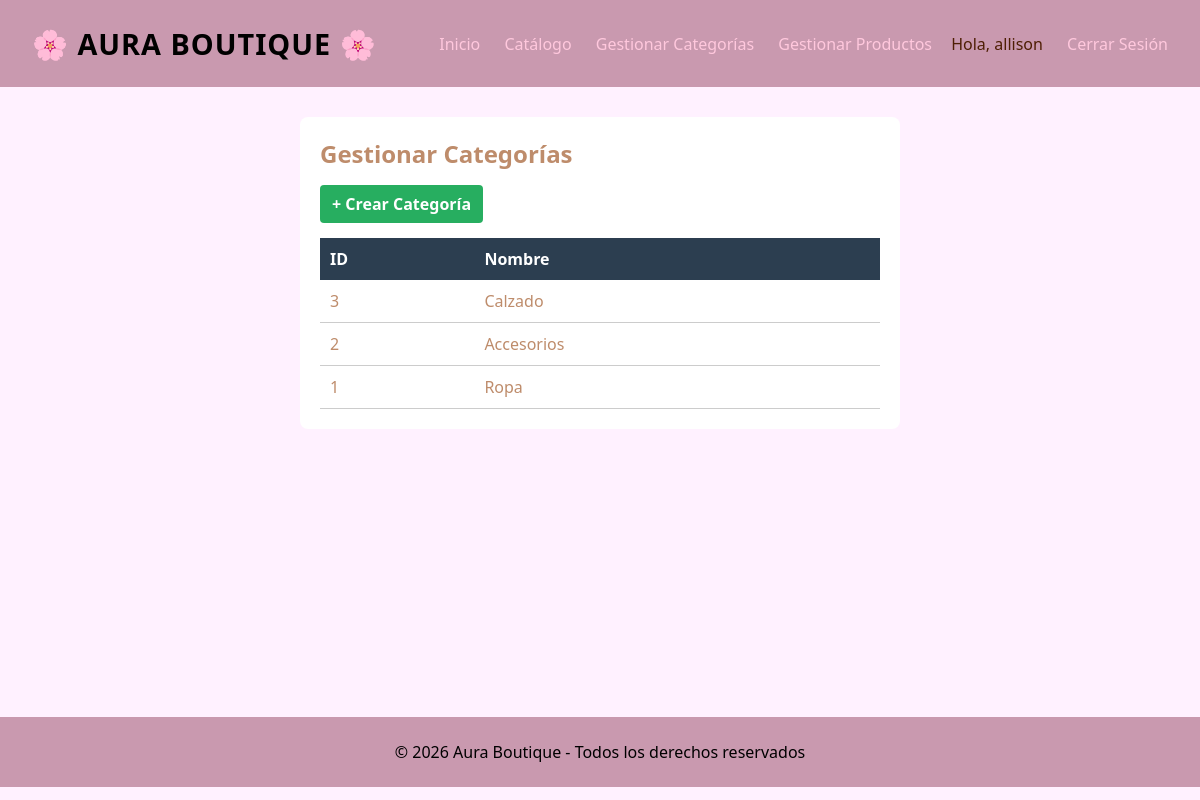
Page /categoria/index (signed in) on the committed database.
### tables this page shows
CREATE TABLE `categorias` (
  `id_categoria` int(10) UNSIGNED NOT NULL,
  `nombre` varchar(100) NOT NULL,
  `descripcion` varchar(255) DEFAULT NULL,
  `estado` enum('activo','inactivo') NOT NULL DEFAULT 'activo',
  `fecha_creacion` timestamp NOT NULL DEFAULT current_timestamp()
);

### config/db.php (called while the page is built)
<?php
class Database {
    public static function connect() {
        $db = new mysqli('localhost', 'root', '', 'aura_boutique');
        $db->query("SET NAMES 'utf8'");
        return $db;
    }
}

### models/categoria.php (called while the page is built, shortened)
<?php
require_once 'config/db.php';
class Categoria {
    private $db;
    public function __construct() {
        $this->db = Database::connect();
    }
    public function getAll() {
        $categorias = $this->db->query("SELECT * FROM categorias ORDER BY id_categoria DESC;");
        return $categorias;
    }
}

### views/categoria/index.php (the view)
<div style="max-width: 600px; margin: 0 auto; background: white; padding: 20px; border-radius: 8px;">
    <h2 style="margin-bottom: 15px;">Gestionar Categorías</h2>
    <a href="<?=base_url?>categoria/crear" style="display: inline-block; background: #27ae60; color: white; padding: 8px 12px; text-decoration: none; border-radius: 4px; margin-bottom: 15px; font-weight: bold;">+ Crear Categoría</a>
    <table style="width: 100%; border-collapse: collapse;">
        <thead>
            <tr style="background: #2c3e50; color: white;">
                <th style="padding: 10px; text-align: left;">ID</th>
                <th style="padding: 10px; text-align: left;">Nombre</th>
            </tr>
        </thead>
        <tbody>
            <?php while($cat = $categorias->fetch_object()): ?>
                <tr style="border-bottom: 1px solid #ccc;">
                    <td style="padding: 10px;"><?= $cat->id_categoria ?></td>
                    <td style="padding: 10px;"><?= $cat->nombre ?></td>
                </tr>
            <?php endwhile; ?>
        </tbody>
    </table>
</div>

### views/layout/header.php (style rules this page uses)
* { box-sizing: border-box; margin: 0; padding: 0; font-family: 'Segoe UI', Tahoma, Geneva, Verdana, sans-serif; }
body { background-color: #fff1ff; color: #be8c6b; }

### rows in the picture
categorias: id_categoria "3", nombre "Calzado"
categorias: id_categoria "2", nombre "Accesorios"
categorias: id_categoria "1", nombre "Ropa"

### other values in the picture
$_SESSION['identity']->nombres "allison"
